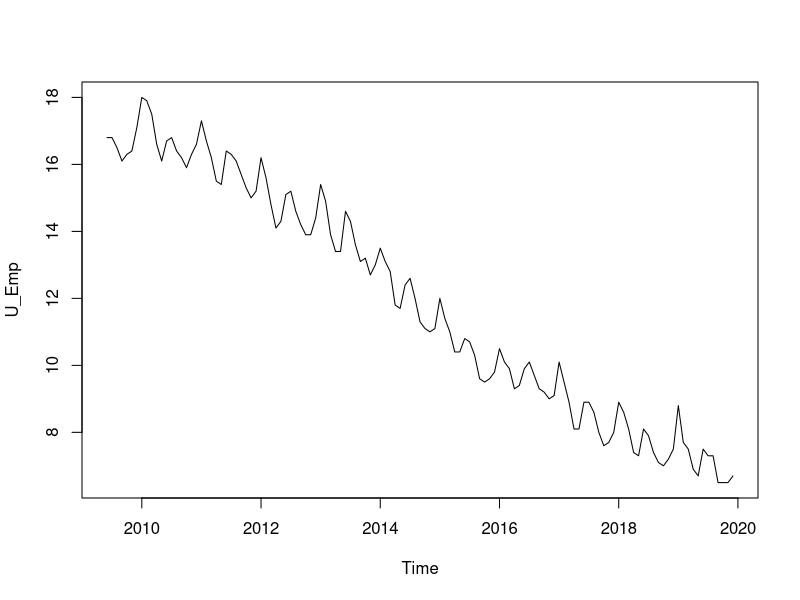

Write the R code that produced this figure.
## ---- chunk 1
z <- read.csv('U6.csv', skip = 10, header = T)
U_Emp=ts(z[,1],start=c(2009,6),end=c(2019,12),freq=12)
print(U_Emp)
plot(U_Emp)
